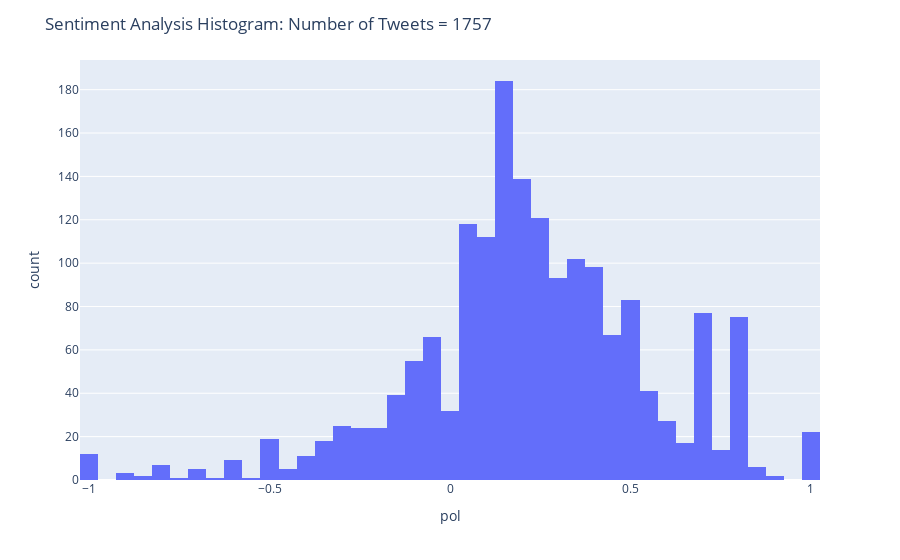

The notebook cell this image was saved under:
### Code cell
# Remove 'neutral' polarity by the range of [-p, p]
p = 0.01
polarities_df_p = polarities_df[(polarities_df['pol'] <= -p) | (polarities_df['pol'] >= p)]
fig = px.histogram(polarities_df_p, x="pol")
fig.update_layout(title_text='Sentiment Analysis Histogram: Number of Tweets = ' + str(len(polarities_df_p)) )
fig.write_html(f"sentiment_histogram_p.html")
fig.show()
polarities_df_p.describe()

### Figure 1 — Plotly figure (JSON) as saved in the notebook; plotly's stock layout.template omitted (floating-point values rounded to 4 significant figures; data arrays with more than 128 entries replaced by an {"elided": "..."} marker saying what was removed)
{"data": [{"alignmentgroup": "True", "bingroup": "x", "hovertemplate": "pol=%{x}<br>count=%{y}<extra></extra>", "legendgroup": "", "marker": {"color": "#636efa", "pattern": {"shape": ""}}, "name": "", "offsetgroup": "", "orientation": "v", "showlegend": false, "type": "histogram", "x": {"elided": "1757 float values"}, "xaxis": "x", "yaxis": "y"}], "layout": {"barmode": "relative", "legend": {"tracegroupgap": 0}, "margin": {"t": 60}, "title": {"text": "Sentiment Analysis Histogram: Number of Tweets = 1757"}, "xaxis": {"anchor": "y", "domain": [0, 1], "title": {"text": "pol"}}, "yaxis": {"anchor": "x", "domain": [0, 1], "title": {"text": "count"}}}}
